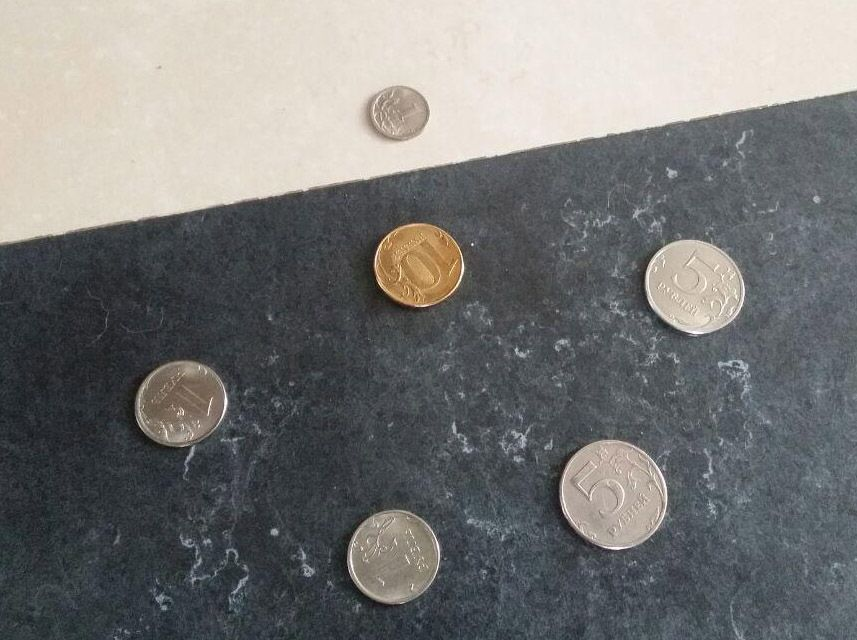
#> input picture CV_Lecture_5/resources/coins.jpeg, 857 x 640 px, found by its file name
$ python coins.py
#> lines starting #> are read from the running program, lines starting #| are printed output that depends on the picture; after the words box and inside, x2 and y2 are one past the last pixel; in counts of white or black regions, pixels touching at a corner belong together
import cv2

image = cv2.imread('resources\\coins.jpeg')
#> image is the input picture: shape (640, 857, 3); mean B, G, R 118.6, 119.5, 119.5
cv2.imshow('default', image)
image_blur = cv2.GaussianBlur(image, (17, 17), None)  # Размер ядра размытия

image_canny = cv2.Canny(image_blur, 50, 110)
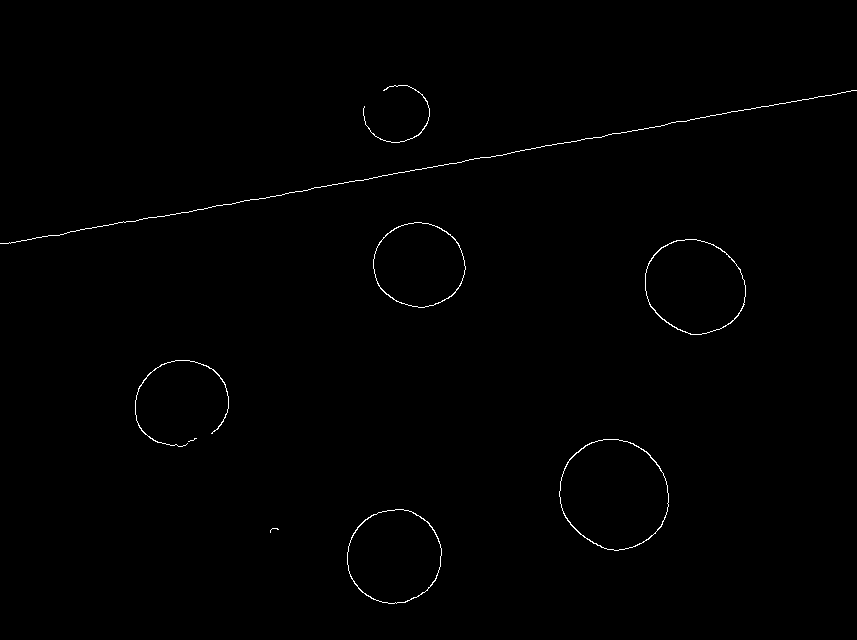
#> image_canny: shape (640, 857); 0.5% white in thin lines or dots, all inside (x1, y1, x2, y2) = (0, 85, 857, 604)
cv2.imshow('canny', image_canny)

contours, hierarchy = cv2.findContours(image_canny, cv2.RETR_EXTERNAL, cv2.CHAIN_APPROX_SIMPLE)
#> contours = 9 contours, 3 with area under 20; largest, box (x1, y1, x2, y2) and area: (559, 439, 669, 551) 9364, (645, 239, 746, 335) 7398, (347, 509, 442, 604) 6944, (373, 222, 466, 308) 6046, (135, 360, 229, 447) 56, (363, 85, 430, 143) 24
image_result = image.copy()
for contour in contours:
    (x, y), radius = cv2.minEnclosingCircle(contour)
    if (10 < radius < 100):
        cv2.circle(image_result, (int(x), int(y)), int(radius), (255, 255, 0), 3)
#> this loop made 9 passes
#> (x, y, radius) on passes 1 to 9: (274, 530.5, 4.27), (393.7, 555.7, 48.16), (614.5, 493.2, 56.91), (192, 439.5, 4.27), (181.5, 404.5, 48.09), (695.5, 284.7, 52.21), (419, 264, 46.27), (428, 166.5, 434.8), (396, 112, 33.24)
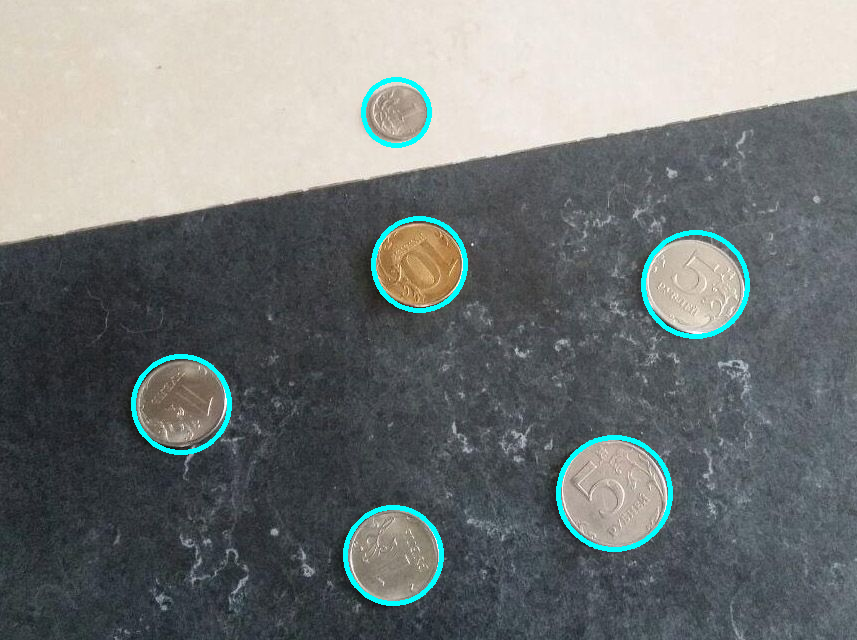
#> image_result: shape (640, 857, 3); 1.6% of pixels changed, all inside (x1, y1, x2, y2) = (131, 77, 750, 606)
cv2.drawContours(image_result, contours, -1, (255, 0, 0), 3)
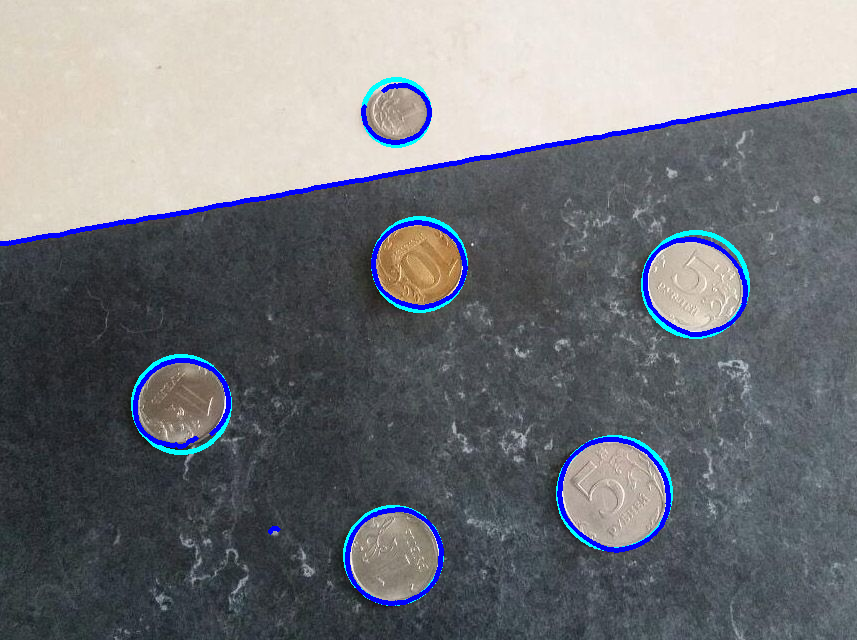
#> image_result: shape (640, 857, 3); 2.18% of pixels changed, all inside (x1, y1, x2, y2) = (0, 83, 857, 606)

image_hsv = cv2.cvtColor(image_blur, cv2.COLOR_BGR2BGRA)
# В учебных целях: (для определения пространства внутри монеток) повторим тоже самое
for contour in contours:
    # Получаем координаты монет
    (x, y), radius = cv2.minEnclosingCircle(contour)
    if (10 < radius < 100):
        # Ширина стороны квадрата
#> (the run stopped early here; a loop or call above may not have finished)
